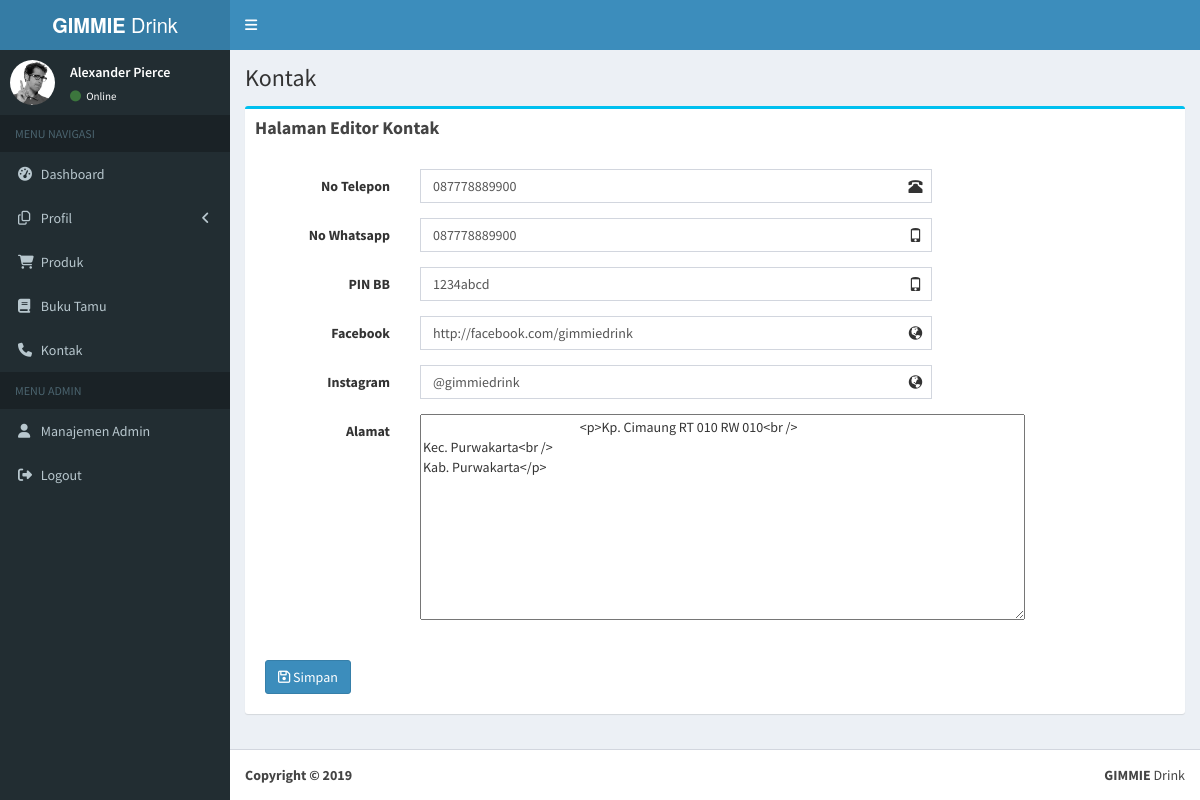
/admin/?page=data_kontak (signed in), run on the app's committed database.
### tables this page shows
CREATE TABLE `kontak` (
  `id` int(11) NOT NULL,
  `no_telp` varchar(50) NOT NULL,
  `no_wa` varchar(50) NOT NULL,
  `alamat` varchar(200) NOT NULL,
  `pin` varchar(50) NOT NULL,
  `fb` varchar(50) NOT NULL,
  `ig` varchar(50) NOT NULL
);

### admin/pages/data_kontak.php (the view, shortened to what this page needs)
<?php require_once('../config/main.php');
$query=mysql_query("select * from kontak");
$data = mysql_fetch_array($query);
?>
			  <div class='box box-info'>
                <div class='box-header'>
                  <h2 class='box-title'><strong>Halaman Editor Kontak</strong></h2>
                </div>
                <div class='box-body pad'>
                  <form class="form-horizontal" role="form" method="post" action="pages/model/kontak.php">
                    <div class="box-body">
                    <div class="form-group has-feedback">
                      <label for="no_telp" class="col-sm-2 control-label">No Telepon</label>
                      <div class="col-sm-7">
                        <input type="text" name="no_telp" class="form-control" value="<?php echo $data['no_telp']; ?>">
                      </div>
                    </div>
					<div class="form-group has-feedback">
                      <label for="no_wa" class="col-sm-2 control-label">No Whatsapp</label>
                      <div class="col-sm-7">
                        <input type="text" name="no_wa" class="form-control" value="<?php echo $data['no_wa']; ?>">
                      </div>
                    </div>
					<div class="form-group has-feedback">
                      <label class="col-sm-2 control-label">PIN BB</label>
                      <div class="col-sm-7">
                        <input type="text" name="pin" class="form-control" value="<?php echo $data['pin']; ?>">
                      </div>
                    </div>
					<div class="form-group has-feedback">
                      <label class="col-sm-2 control-label">Facebook</label>
                      <div class="col-sm-7">
                        <input type="text" name="fb" class="form-control" value="<?php echo $data['fb']; ?>">
                      </div>
                    </div>
					<div class="form-group has-feedback">
                      <label class="col-sm-2 control-label">Instagram</label>
                      <div class="col-sm-7">
                        <input type="text" name="ig" class="form-control" value="<?php echo $data['ig']; ?>">
                      </div>
                    </div>
					<div class="form-group has-feedback">
                      <label class="col-sm-2 control-label">Alamat</label>
                      <div class="col-sm-7">
                        <textarea id="editor1" name="alamat" rows="10" cols="80">
							<?php echo $data['alamat']; ?>
						</textarea>
                      </div>
                    </div>
					<br/>
					<button type="submit" name="simpan" class="btn btn-primary pull-left"> <i class="fa fa-save"></i> Simpan</button>
                  </form>
                </div>
              </div>

### data on the page
kontak: no_telp "087778889900", no_wa "087778889900", pin "1234abcd", fb "http://facebook.com/gimmiedrink", ig "@gimmiedrink", alamat "<p>Kp. Cimaung RT 010 RW 010<br /> Kec. Purwakarta<br /> Kab. Purwakarta</p>"

### other printed values
$title "Kontak"
